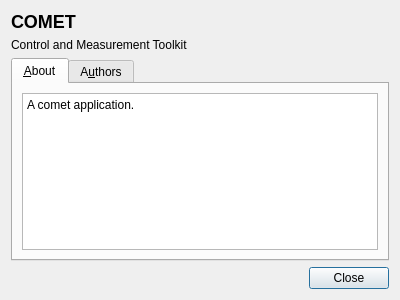
<?xml version="1.0" encoding="UTF-8"?>
<ui version="4.0">
 <author>Bernhard Arnold</author>
 <class>AboutDialog</class>
 <widget class="QDialog" name="AboutDialog">
  <property name="geometry">
   <rect>
    <x>0</x>
    <y>0</y>
    <width>400</width>
    <height>300</height>
   </rect>
  </property>
  <property name="windowTitle">
   <string>About</string>
  </property>
  <layout class="QGridLayout" name="gridLayout">
   <item row="0" column="0">
    <widget class="QLabel" name="titleLabel">
     <property name="styleSheet">
      <string notr="true">font-size: 18px; font-weight: bold;</string>
     </property>
     <property name="text">
      <string>COMET</string>
     </property>
    </widget>
   </item>
   <item row="1" column="0">
    <widget class="QLabel" name="captionLabel">
     <property name="text">
      <string>Control and Measurement Toolkit</string>
     </property>
    </widget>
   </item>
   <item row="2" column="0">
    <widget class="QTabWidget" name="tabWidget">
     <property name="currentIndex">
      <number>0</number>
     </property>
     <widget class="QWidget" name="aboutTab">
      <attribute name="title">
       <string>&amp;About</string>
      </attribute>
      <layout class="QGridLayout" name="aboutGridLayout">
       <item row="0" column="0">
        <widget class="QTextEdit" name="aboutTextEdit">
         <property name="undoRedoEnabled">
          <bool>false</bool>
         </property>
         <property name="readOnly">
          <bool>true</bool>
         </property>
         <property name="html">
          <string>&lt;!DOCTYPE HTML PUBLIC &quot;-//W3C//DTD HTML 4.0//EN&quot; &quot;http://www.w3.org/TR/REC-html40/strict.dtd&quot;&gt;
&lt;html&gt;&lt;head&gt;&lt;meta name=&quot;qrichtext&quot; content=&quot;1&quot; /&gt;&lt;style type=&quot;text/css&quot;&gt;
p, li { white-space: pre-wrap; }
&lt;/style&gt;&lt;/head&gt;&lt;body style=&quot; font-family:'Sans'; font-size:9pt; font-weight:400; font-style:normal;&quot;&gt;
&lt;p style=&quot; margin-top:0px; margin-bottom:0px; margin-left:0px; margin-right:0px; -qt-block-indent:0; text-indent:0px;&quot;&gt;A comet application.&lt;/p&gt;&lt;/body&gt;&lt;/html&gt;</string>
         </property>
        </widget>
       </item>
      </layout>
     </widget>
     <widget class="QWidget" name="authorsTab">
      <attribute name="title">
       <string>A&amp;uthors</string>
      </attribute>
      <layout class="QGridLayout" name="authorsGridLayout">
       <item row="0" column="0">
        <widget class="QTextEdit" name="authorsTextEdit">
         <property name="undoRedoEnabled">
          <bool>false</bool>
         </property>
         <property name="readOnly">
          <bool>true</bool>
         </property>
         <property name="html">
          <string>&lt;!DOCTYPE HTML PUBLIC &quot;-//W3C//DTD HTML 4.0//EN&quot; &quot;http://www.w3.org/TR/REC-html40/strict.dtd&quot;&gt;
&lt;html&gt;&lt;head&gt;&lt;meta name=&quot;qrichtext&quot; content=&quot;1&quot; /&gt;&lt;style type=&quot;text/css&quot;&gt;
p, li { white-space: pre-wrap; }
&lt;/style&gt;&lt;/head&gt;&lt;body style=&quot; font-family:'Sans'; font-size:9pt; font-weight:400; font-style:normal;&quot;&gt;
&lt;p style=&quot; margin-top:0px; margin-bottom:0px; margin-left:0px; margin-right:0px; -qt-block-indent:0; text-indent:0px;&quot;&gt;Bernhard Arnold &amp;lt;bernhard.arnold@oeaw.ac.at&amp;gt;&lt;/p&gt;&lt;/body&gt;&lt;/html&gt;</string>
         </property>
        </widget>
       </item>
      </layout>
     </widget>
    </widget>
   </item>
   <item row="3" column="0">
    <widget class="QDialogButtonBox" name="buttonBox">
     <property name="orientation">
      <enum>Qt::Horizontal</enum>
     </property>
     <property name="standardButtons">
      <set>QDialogButtonBox::Close</set>
     </property>
    </widget>
   </item>
  </layout>
 </widget>
 <resources/>
 <connections>
  <connection>
   <sender>buttonBox</sender>
   <signal>accepted()</signal>
   <receiver>AboutDialog</receiver>
   <slot>accept()</slot>
   <hints>
    <hint type="sourcelabel">
     <x>248</x>
     <y>254</y>
    </hint>
    <hint type="destinationlabel">
     <x>157</x>
     <y>274</y>
    </hint>
   </hints>
  </connection>
  <connection>
   <sender>buttonBox</sender>
   <signal>rejected()</signal>
   <receiver>AboutDialog</receiver>
   <slot>reject()</slot>
   <hints>
    <hint type="sourcelabel">
     <x>316</x>
     <y>260</y>
    </hint>
    <hint type="destinationlabel">
     <x>286</x>
     <y>274</y>
    </hint>
   </hints>
  </connection>
 </connections>
</ui>
